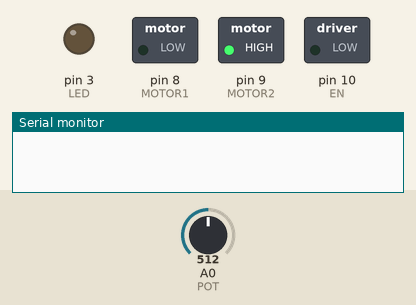
The sketch below on a simulated Arduino Uno, built with avr-gcc and run on an emulated ATmega328P. Shown: switched loads named in the sketch (green lamp = pin HIGH), output pins drawn as LEDs (lit = HIGH), the last lines printed to the serial monitor. Inputs (shaded band) come from the test bench; at power-on: A0 (POT) = 512.

Above: at 1.2 s.
1.3 s: A0 (POT) set to 496
At 2.5 s:
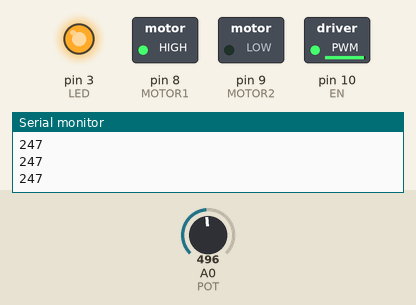
2.8 s: A0 (POT) set to 306
At 4.0 s:
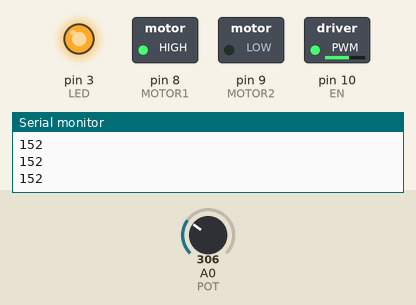
4.3 s: A0 (POT) set to 122
At 5.0 s:
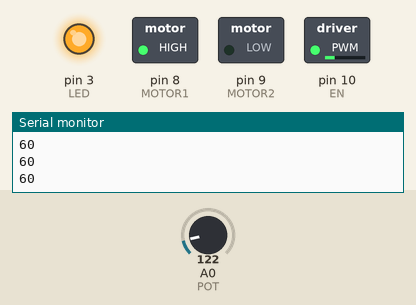
5.8 s: A0 (POT) set to 4
At 6.1 s:
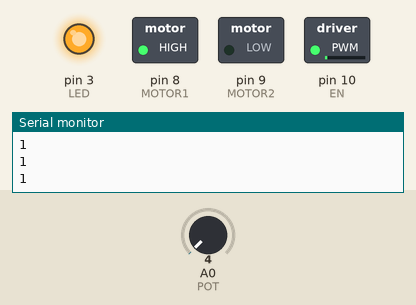
7.3 s: A0 (POT) set to 1
At 8.4 s:
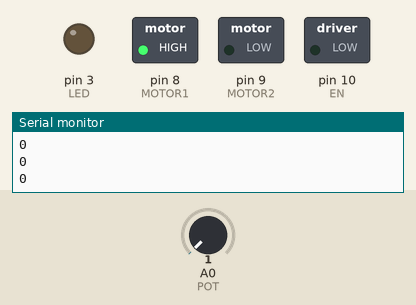
Timing chart, 0 to 9.8 s (numbered marks = the images above; inputs shaded):
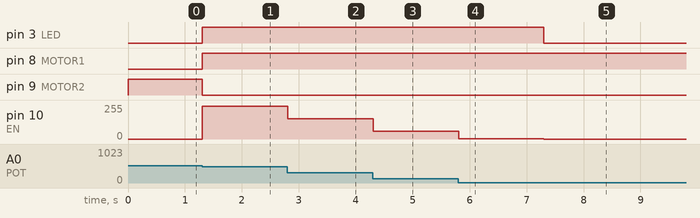

The sketch:

spining.ino
```cpp
#define MOTOR1 8
#define MOTOR2 9
#define EN 10
#define POT 0
#define LED 3
int POT_VAL;
void setup() {
  // put your setup code here, to run once:
  Serial.begin(9600);
  pinMode(EN,OUTPUT);
  pinMode(MOTOR1,OUTPUT);
  pinMode(MOTOR2,OUTPUT);
  pinMode(LED,OUTPUT);
}

void loop() {
  POT_VAL=analogRead(POT);
  //POT_VAL = map(POT_VAL, 0, 1023, 0, 255);
  //analogWrite(EN,POT_VAL);
  if(POT_VAL<(512)){
    POT_VAL = map(POT_VAL, 0, 512, 0, 255);
  Serial.println(POT_VAL);
  analogWrite(EN,POT_VAL);
  digitalWrite(MOTOR1,HIGH);
  digitalWrite(MOTOR2,LOW);

    }else{
      POT_VAL = map(POT_VAL, 512, 1023, 0, 255);
     // Serial.println(POT_VAL);
      analogWrite(EN,POT_VAL);
      digitalWrite(MOTOR1,LOW);
      digitalWrite(MOTOR2,HIGH);

      }
digitalWrite(LED,POT_VAL);

}
```

Measured:
- the behaviour switches between 512 and 511 on A0 (POT) (found by bisection; images 0 and 1)
- the behaviour switches between 3 and 2 on A0 (POT) (found by bisection; images 4 and 5)
- after the input at 1.3 s, pin 3 (LED), pin 8 (MOTOR1): LOW → HIGH at once; pin 9 (MOTOR2): HIGH → LOW at once; pin 10 (EN): 0/255 → 247/255 at once
- after the input at 2.8 s, pin 10 (EN): 247/255 → 152/255 at once
- after the input at 4.3 s, pin 10 (EN): 152/255 → 60/255 at once
- after the input at 5.8 s, pin 10 (EN): 60/255 → 1/255 at once
- after the input at 7.3 s, pin 3 (LED): HIGH → LOW at once; pin 10 (EN): 1/255 → 0/255 at once
